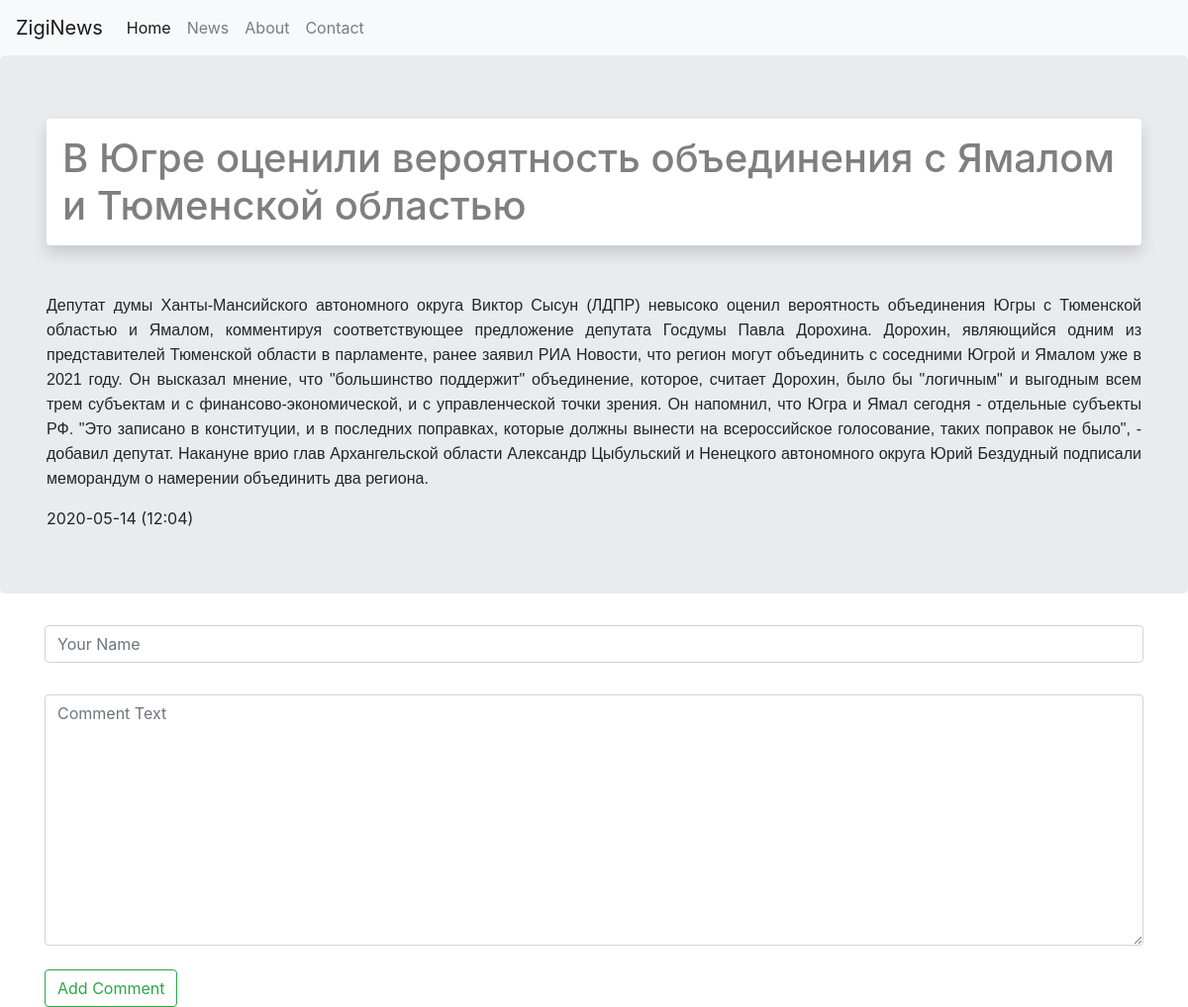
The app's page /article/1/ with its own data.
### MyProject/apps/News/models.py (models this page shows, shortened)
class Article(models.Model):
	title = models.CharField(max_length=70, verbose_name='Заголовок')
	text = models.TextField(verbose_name='Текст')
	published = models.DateTimeField(auto_now_add=True, db_index=True, verbose_name='Дата публикации')
	rubric = models.ForeignKey(Rubric, null=True, on_delete=models.PROTECT, verbose_name='Категория')
	class Meta:
		verbose_name = 'Статью'
		verbose_name_plural = 'Статьи'
		ordering = ['-published']

### MyProject/apps/News/views.py (the view)
# urls.py: path('article/<int:article_id>/', PostDetail.as_view(), name = 'detail'),
class PostDetail(View):
	def get(self, request, article_id):
		article = get_object_or_404(Article, id = article_id)
		latest_comments_list = article.comment_set.order_by('-id')[:10]
		context = {'article': article, 'latest_comments_list': latest_comments_list}
		return render(request, 'news/detail.html', context)

### MyProject/templates/news/detail.html (shortened to what this page needs)
{% extends 'news/base.html' %}
{% block content %}
<div class="jumbotron">
	<div class="container">
		<h1 class="text-left text-black-50 shadow p-3 mb-5 bg-white rounded">
	   {{ article.title }}</h1>
		<div  class="text-justify">
	<p>{{ article.text|safe }}</p>
	   {{ article.published|date:"Y-m-d (H:i)" }}
		</div>
	</div>
</div>
<div class="container">
	<form class="needs-validation" action="{% url 'News:add_comment' article.id %}" method="POST">
		<input class="form-control mb-2 mr-sm-2" type="text" required placeholder="Your Name" name="name"><br>
		<textarea class="form-control" name="text" required="" placeholder="Comment Text" cols="30" rows="10"></textarea><br>
		<button class="btn btn-outline-success" type="submit">Add Comment</button>
	</form>
</div>
{% endblock %}

### records on screen
Article: title "В Югре оценили вероятность объединения с Ямалом и Тюменской областью", text "Депутат думы Ханты-Мансийского автономного округа Виктор Сысун (ЛДПР) невысоко оценил вероятность объединения Югры с Тюменской областью и Ямалом, комментируя соответствующее предложение депутата Госдумы Павла Дорохина. Дорохин, являющийся одним из представителей Тюменской области в парламенте, ранее заявил РИА Новости, что регион могут объединить с соседними Югрой и Ямалом уже в 2021 году. Он высказал мнение, что \"большинство поддержит\" объединение, которое, считает Дорохин, было бы \"логичным\" и выгодным всем трем субъектам и с финансово-экономической, и с управленческой точки зрения. Он напомнил, что Югра и Ямал сегодня - отдельные субъекты РФ. \"Это записано в конституции, и в последних…", published "2020-05-14 (12:04)"
